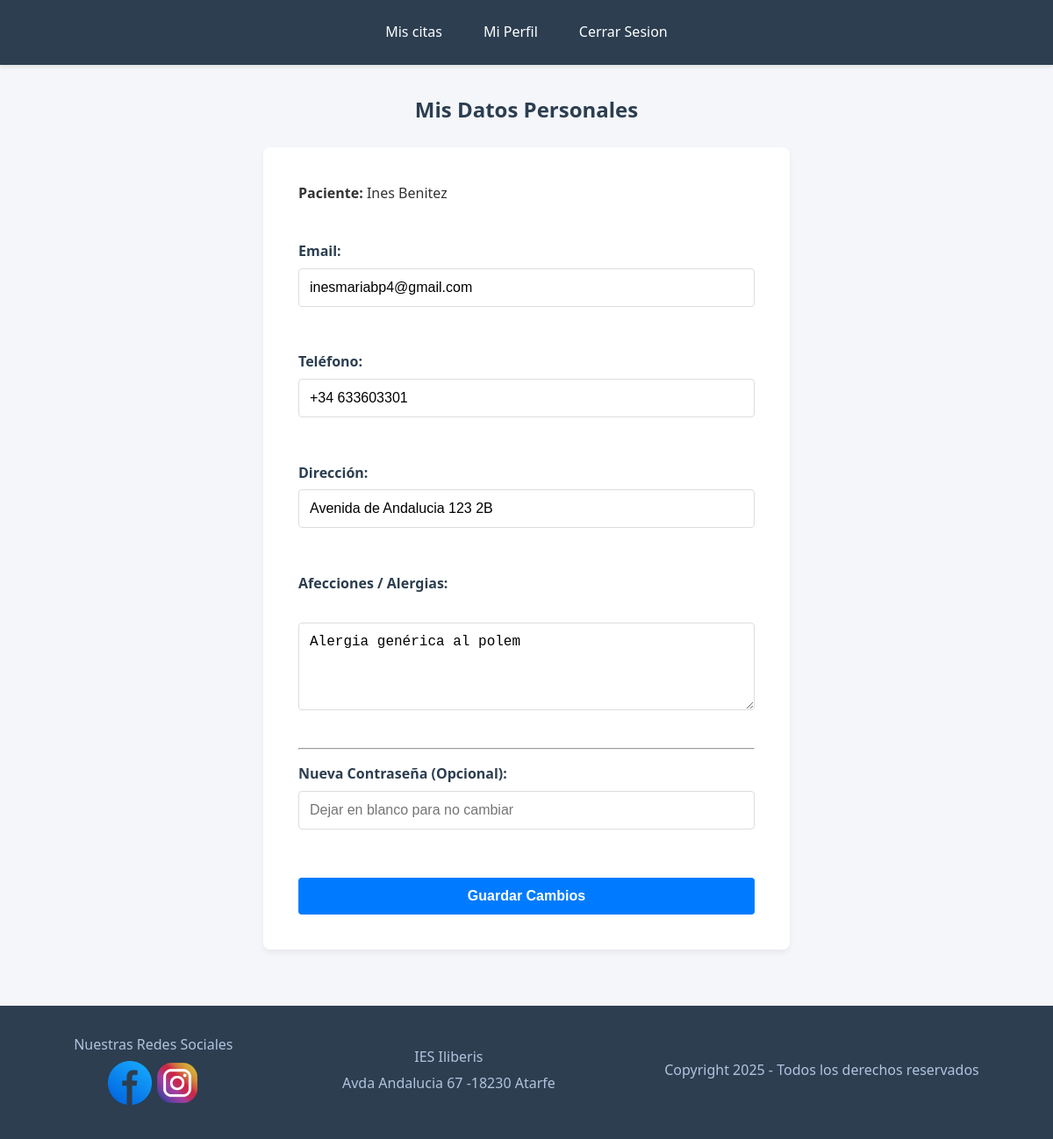
Screenshot of /paciente_perfil.php (signed in) with the database file from the repository.
### tables this page shows
CREATE TABLE `paciente` (
  `id_paciente` int(11) NOT NULL,
  `nombre` varchar(100) NOT NULL,
  `apellidos` varchar(150) NOT NULL,
  `fecha_nacimiento` date NOT NULL,
  `direccion` varchar(255) DEFAULT NULL,
  `telefono` varchar(20) DEFAULT NULL,
  `email` varchar(120) DEFAULT NULL,
  `afecciones` text DEFAULT NULL,
  `fecha_registro` datetime DEFAULT current_timestamp()
);

### paciente_perfil.php (the view, shortened to what this page needs)
<?php
include("conexion_db.php");
include("paciente_header.php");
$id_paciente = $_SESSION['paciente_id'];
$query = "SELECT * FROM paciente WHERE id_paciente = '$id_paciente'";
$result = mysqli_query($conexion, $query);
$datos = mysqli_fetch_assoc($result);
?>
<h2>Mis Datos Personales</h2>
<form method="POST" action="">
    <p><strong>Paciente:</strong> <?php echo $datos['nombre'] . " " . $datos['apellidos']; ?></p>
    <br>
    <label>Email:</label>
    <input type="email" name="email" value="<?php echo $datos['email']; ?>" required><br><br>
    <label>Teléfono:</label>
    <input type="text" name="telefono" value="<?php echo $datos['telefono']; ?>" required><br><br>
    <label>Dirección:</label>
    <input type="text" name="direccion" value="<?php echo $datos['direccion']; ?>"><br><br>
    <label>Afecciones / Alergias:</label><br>
    <textarea name="afecciones" rows="4"><?php echo $datos['afecciones']; ?></textarea><br><br>
    <hr>
    <label>Nueva Contraseña (Opcional):</label>
    <input type="password" name="password" placeholder="Dejar en blanco para no cambiar"><br><br>
    <input type="submit" name="actualizar" value="Guardar Cambios">
</form>
<?php include("footer.php"); ?>

### css/estilo.css (style rules this page uses)
* { margin: 0; padding: 0; box-sizing: border-box; }
body { font-family: 'Segoe UI', Tahoma, Geneva, Verdana, sans-serif; background-color: #f4f6f9; color: #333333; line-height: 1.6; display: flex; flex-direction: column; min-height: 100vh; }
h1, h2, h3 { color: #2c3e50; margin-bottom: 1.5rem; text-align: center; }
form { background-color: #ffffff; padding: 2.5rem; border-radius: 8px; box-shadow: 0 4px 6px rgba(0,0,0,0.05); max-width: 600px; margin: 0 auto 2rem auto; }
label { display: block; margin-bottom: 6px; font-weight: 600; color: #2c3e50; margin-top: 15px; }
input[type="text"], input[type="password"], input[type="email"], input[type="date"], input[type="time"], input[type="tel"], input[type="number"], select, textarea { width: 100%; padding: 12px; margin-bottom: 10px; border: 1px solid #ddd; border-radius: 4px; font-size: 1rem; background-color: #fff; transition: border-color 0.3s; }
textarea { resize: vertical; min-height: 100px; }
input[type="submit"], button { background-color: #007bff; color: #ffffff; border: none; padding: 12px; border-radius: 4px; cursor: pointer; font-size: 1rem; font-weight: bold; width: 100%; margin-top: 20px; transition: background 0.3s, transform 0.1s; }

### rows the page displays
paciente: nombre "Ines", apellidos "Benitez", email "inesmariabp4@gmail.com", telefono "+34 633603301", direccion "Avenida de Andalucia 123 2B", afecciones "Alergia genérica al polem"
